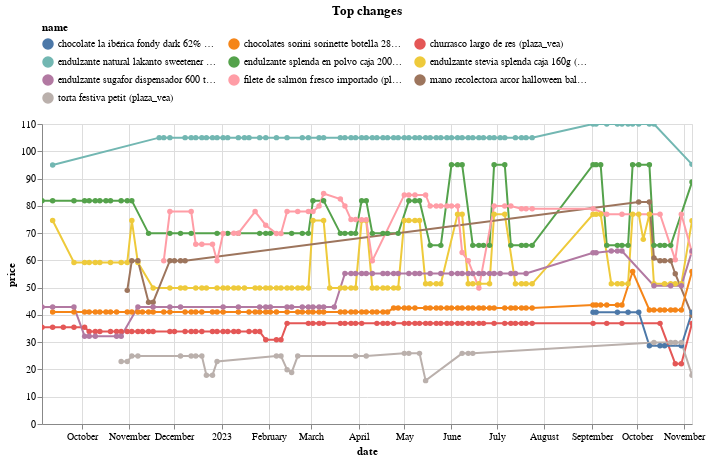

Notebook cell for this chart:
### Code cell
top_changes_abs.head(10).pipe(plot_changes, 'Top changes')

### Figure 1 — Vega-Lite specification as saved in the notebook (floating-point values rounded to 4 significant figures; data arrays with more than 128 entries replaced by an {"elided": "..."} marker saying what was removed)
{"config": {"view": {"continuousWidth": 300, "continuousHeight": 300}, "legend": {"columns": 3, "orient": "top"}}, "data": {"name": "data-a03223c9e870cba2bbc50f999e04c0d2"}, "mark": {"type": "line", "point": true}, "encoding": {"color": {"field": "name", "scale": {"domain": ["chocolate la ibérica fondy dark 62% barra 50g bolsa 6un (plaza_vea)", "chocolates sorini sorinette botella 280g (plaza_vea)", "churrasco largo de res (plaza_vea)", "endulzante natural lakanto sweetener golden doypack 800g (plaza_vea)", "endulzante splenda en polvo caja 200 sobres (plaza_vea)", "endulzante stevia splenda caja 160g (plaza_vea)", "endulzante sugafor dispensador 600 tabletas (plaza_vea)", "filete de salmón fresco importado (plaza_vea)", "mano recolectora arcor halloween balde 200g (plaza_vea)", "torta festiva petit (plaza_vea)"]}, "type": "nominal"}, "tooltip": [{"field": "name", "type": "nominal"}, {"field": "price", "type": "quantitative"}, {"field": "last_price", "type": "quantitative"}], "x": {"field": "date", "type": "temporal"}, "y": {"field": "price", "type": "quantitative"}}, "params": [{"name": "param_7", "select": {"type": "point", "fields": ["name"]}, "bind": "legend"}, {"name": "param_8", "select": {"type": "interval", "encodings": ["x", "y"]}, "bind": "scales"}], "title": "Top changes", "transform": [{"filter": {"param": "param_7"}}], "width": 650, "$schema": "https://vega.github.io/schema/vega-lite/v5.15.1.json", "datasets": {"data-a03223c9e870cba2bbc50f999e04c0d2": {"elided": "567 records"}}}
